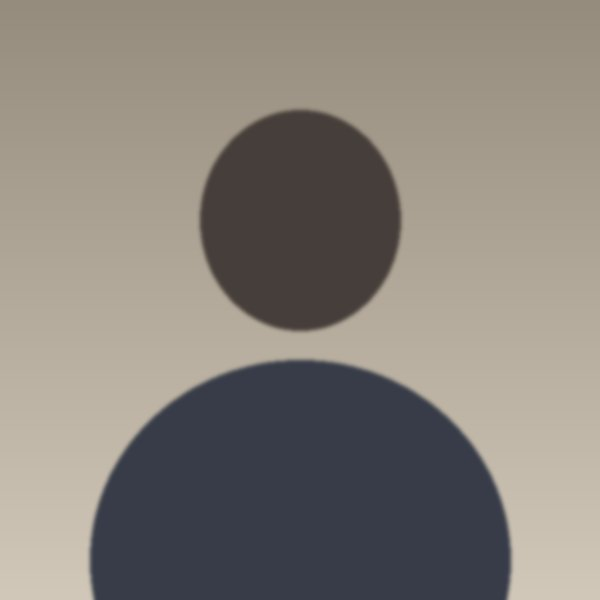
#> input picture assets/images/me.jpg, 600 x 600 px, found by its file name
$ python portrait.py assets/images/me.jpg
#> lines starting #> are read from the running program, lines starting #| are printed output that depends on the picture
#!/usr/bin/env python3
"""Turn a photo into the text-art portrait shown on the home page.

Writes data/portrait.json, which layouts/home.html renders inside the photo window.
Re-run whenever the photo changes:

    python3 scripts/portrait.py assets/images/me.jpg
    python3 scripts/portrait.py assets/images/me.jpg --charset blocks --cols 48

Requires Pillow (pip install pillow).
"""

import argparse
import json
from pathlib import Path

from PIL import Image, ImageOps

CHARSETS = {
    # ordered from least to most "ink"
    "blocks": " ░▒▓█",
    "ascii": " .:-=+*#%@",
}
# Fira Code glyphs are 0.6em wide; with line-height 1 a cell is 0.6 times as wide as it is tall
CELL_ASPECT = 0.6


def render(gray, chars, invert):
    levels = len(chars) - 1
    rows = []
    for y in range(gray.height):
        row = ""
        for x in range(gray.width):
            v = gray.getpixel((x, y)) / 255
            # dark theme draws light ink on a dark background, so bright pixels get dense glyphs
            ink = v if invert else 1 - v
            row += chars[round(ink * levels)]
        rows.append(row.rstrip())
    return "\n".join(rows)


def main():
    parser = argparse.ArgumentParser(description=__doc__.splitlines()[0])
    parser.add_argument("image", type=Path)
    parser.add_argument("--cols", type=int, default=64, help="characters per line (default 64)")
    parser.add_argument("--charset", choices=CHARSETS, default="ascii")
    parser.add_argument("--out", type=Path, default=Path("data/portrait.json"))
    args = parser.parse_args()

    img = ImageOps.exif_transpose(Image.open(args.image)).convert("L")
    # same centre square crop as the photo shown on hover
    img = ImageOps.fit(img, (min(img.size),) * 2)
    img = ImageOps.autocontrast(img, cutoff=2)
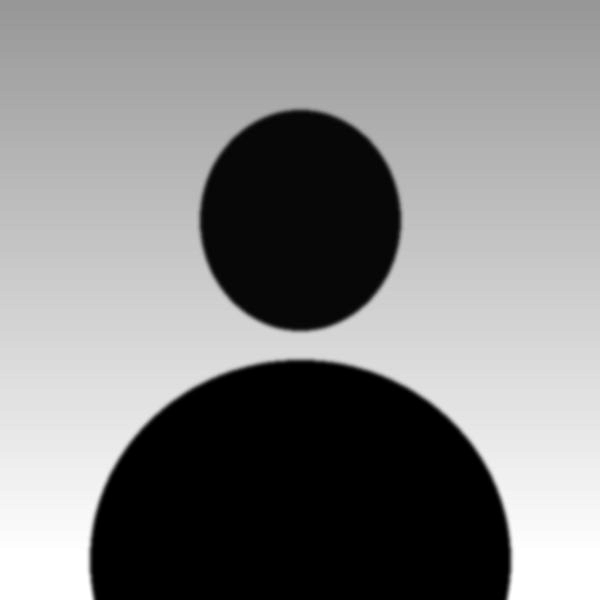
#> img: PIL image 600x600 L; min 0, max 255, mean 132.7
    rows = int(args.cols * CELL_ASPECT)  # round down so the art never overflows the square frame
    gray = img.resize((args.cols, rows), Image.LANCZOS)
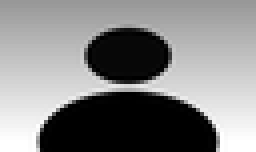
#> gray: PIL image 64x38 L (shown 4 times larger); min 0, max 255, mean 132.9

    chars = CHARSETS[args.charset]
    data = {
        "cols": args.cols,
        "dark": render(gray, chars, invert=True),
        "light": render(gray, chars, invert=False),
    }
#> after the loop in render, `for y in range(gray.height):`: rows = 38 items
    args.out.parent.mkdir(parents=True, exist_ok=True)
    args.out.write_text(json.dumps(data, ensure_ascii=False, indent=2) + "\n", encoding="utf-8")
    print(f"Wrote {args.out} ({args.cols}x{rows}, {args.charset})")


if __name__ == "__main__":
    main()
